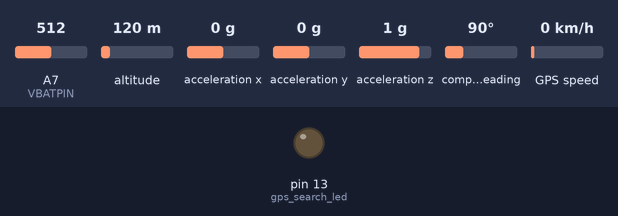
A sketch run on a simulated Arduino Mega 2560, built with avr-gcc and run on an emulated ATmega2560. Parts: output pins drawn as LEDs (lit = HIGH). The inputs (shaded band) are chosen by the test bench; at power-on: A7 (VBATPIN) = 512, altitude 120 m, acceleration x 0 g, acceleration y 0 g, acceleration z 1 g, compass heading 90°, GPS speed 0 km/h. Storage starts empty; the GPS gets a fix after 3 s at 37.7749, -122.4194 with 8 satellites; what the sketch prints to the serial monitor is not drawn.

Above: at 2.4 s.
At 14.6 s:
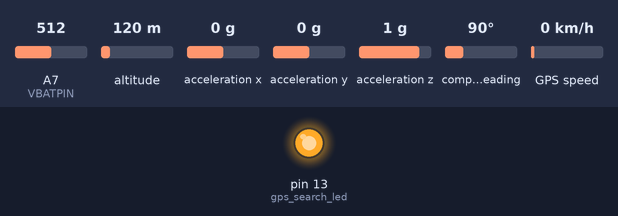
14.7 s: A7 (VBATPIN) set to 608
19.2 s: A7 (VBATPIN) set to 639
Timing chart, 0 to 22.2 s (numbered marks = the images above; inputs shaded):
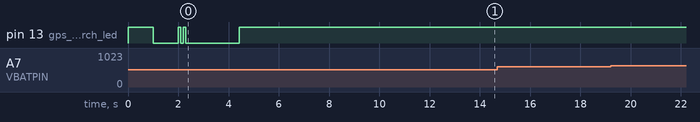

Measured:
- after the input at 14.7 s, every drawn part: stays the same
- after the input at 19.2 s, every drawn part: stays the same

The sketch:

app.ino
```cpp
#include <Wire.h>
#include <Adafruit_Sensor.h>
#include <Adafruit_BNO055.h>
#include <utility/imumaths.h>
#include <Adafruit_GPS.h>
#include <SPI.h>
#include <SD.h>

#define VBATPIN A7

Adafruit_BNO055 bno = Adafruit_BNO055(55);
Adafruit_GPS GPS(&Wire);

const int chipSelect = 4;

const int gps_search_led = 13;
const int gps_lock_led = 0;
const bool use_multiple_led = false;
const int blink_ticks = 10;

bool search_led_on = false;
int current_ticks = 0;

bool imu_not_loaded = false;
bool sd_not_loaded = false;
bool gps_not_loaded = false;

float approxLat = 36.1156;
float approxLon = -97.0584;
float approxAlt = 300;

void search_led_pattern(int led_pin) {
    if(current_ticks >= blink_ticks) {
        if(search_led_on) {
            digitalWrite(led_pin, LOW);
            search_led_on = false;
        } else {
            digitalWrite(led_pin, HIGH);
            search_led_on = true;
        }

        current_ticks = 0;
    } else {
        current_ticks++;
    }
}

void setup() {
    Serial.begin(9600);
    Serial1.begin(9600);

    pinMode(gps_search_led, OUTPUT);

    digitalWrite(gps_search_led, HIGH);
    delay(1000);
    digitalWrite(gps_search_led, LOW);
    delay(1000);

    digitalWrite(gps_search_led, HIGH);
    delay(100);
    digitalWrite(gps_search_led, LOW);
    delay(100);

    digitalWrite(gps_search_led, HIGH);
    delay(100);
    digitalWrite(gps_search_led, LOW);
    delay(100);

    if(use_multiple_led) pinMode(gps_lock_led, OUTPUT);

    if(!bno.begin()) {
        Serial.println("[Error]: BNO055 INIT FAIL");
        while(1);
    }

    if(!SD.begin(chipSelect)) {
        Serial.println("[Error]: SD CARD INIT FAIL");
        while(1);
    }

    delay(1000);

    bno.setExtCrystalUse(true);

    if(!GPS.begin(0x10)) {
        Serial.println("[Error]: GPS INIT FAIL");
    }

    GPS.sendCommand(PMTK_SET_NMEA_OUTPUT_RMCGGA);
    GPS.sendCommand(PMTK_SET_NMEA_UPDATE_1HZ);
    GPS.sendCommand(PGCMD_ANTENNA);

    delay(1000);

    char cmd[50];

    sprintf(cmd, "$PMTK740,%.6f,%.6f,%.1f*00", approxLat, approxLon, approxAlt);
    GPS.sendCommand(cmd);
}

void loop() {
    //---------------------
    // BNO055 MEASUREMENTS
    //---------------------
    sensors_event_t orientationData, linearAccelData, magnetometerData;
    bno.getEvent(&orientationData, Adafruit_BNO055::VECTOR_EULER);
    bno.getEvent(&linearAccelData, Adafruit_BNO055::VECTOR_LINEARACCEL);
    bno.getEvent(&magnetometerData, Adafruit_BNO055::VECTOR_MAGNETOMETER);
    float ang_x = orientationData.orientation.x;
    float ang_y = orientationData.orientation.y;
    float ang_z = orientationData.orientation.z;

    float acc_x = linearAccelData.acceleration.x;
    float acc_y = linearAccelData.acceleration.y;
    float acc_z = linearAccelData.acceleration.z;

    float mag_x = magnetometerData.magnetic.x;
    float mag_y = magnetometerData.magnetic.y;
    float mag_z = magnetometerData.magnetic.z;

    imu::Quaternion quat = bno.getQuat();

    float q_w = quat.w();
    float q_x = quat.x();
    float q_y = quat.y();
    float q_z = quat.z();

    //---------------------
    // GPS MEASUREMENTS
    //---------------------
    char c = GPS.read();

    if(GPS.newNMEAreceived()) {
        GPS.parse(GPS.lastNMEA());
    }

    int fix = (int)GPS.fix;

    char date[11];
    char time[9];

    int day, month, year;
    int hour, minute, second;
    int sat;
    float lat, lon, alt;

    if(fix != 0) {
        if(use_multiple_led) {
            digitalWrite(gps_lock_led, HIGH);
        } else {
            digitalWrite(gps_search_led, HIGH);
        }

        day = GPS.day;
        month = GPS.month;
        year = GPS.year;

        sprintf(date, "%02d/%02d/%04d", month, day, year);

        hour = GPS.hour;
        minute = GPS.minute;
        second = GPS.seconds;

        sprintf(time, "%02d:%02d:%02d", hour, minute, second);

        sat = (int)GPS.satellites;
        lat = GPS.latitude;
        lon = GPS.longitude;
        alt = GPS.altitude;
    } else {
        search_led_pattern(gps_search_led);

        sprintf(date, "XX/XX/XXXX");
        sprintf(time, "XX:XX:XX");
        sat = 0;
        lat = 0.0;
        lon = 0.0;
        alt = 0.0;
    }

    //---------------------
    // VOLTAGE MEASUREMENT
    //---------------------
    float measuredvbat = analogRead(VBATPIN);
    measuredvbat *= 2;    // we divided by 2, so multiply back
    measuredvbat *= 3.3;  // Multiply by 3.3V, our reference voltage
    measuredvbat /= 1024; // convert to voltage

    //---------------------
    // FORMAT DATA
    //---------------------
    String dataString = "";

    dataString += String(measuredvbat); dataString += String(",");

    dataString += String(date); dataString += String(",");
    dataString += String(time); dataString += String(",");

    dataString += String(sat); dataString += String(",");
    dataString += String(lat); dataString += String(",");
    dataString += String(lon); dataString += String(",");
    dataString += String(alt); dataString += String(",");

    dataString += String(acc_x); dataString += String(",");
    dataString += String(acc_y); dataString += String(",");
    dataString += String(acc_z); dataString += String(",");

    dataString += String(mag_x); dataString += String(",");
    dataString += String(mag_y); dataString += String(",");
    dataString += String(mag_z); dataString += String(",");

    dataString += String(ang_x); dataString += String(",");
    dataString += String(ang_y); dataString += String(",");
    dataString += String(ang_z); dataString += String(",");

    dataString += String(q_w); dataString += String(",");
    dataString += String(q_x); dataString += String(",");
    dataString += String(q_y); dataString += String(",");
    dataString += String(q_z);

    Serial.println(dataString);

    Serial1.println(dataString);

    //---------------------
    // SD CARD LOGGING
    //---------------------
    File dataFile = SD.open("data.csv", FILE_WRITE);

    if(dataFile) {
        dataFile.println(dataString);
        dataFile.close();
    } else {
        Serial.println("[Error]: DATA.CSV ACCESS FAIL");
    }

    delay(100);
}
```
